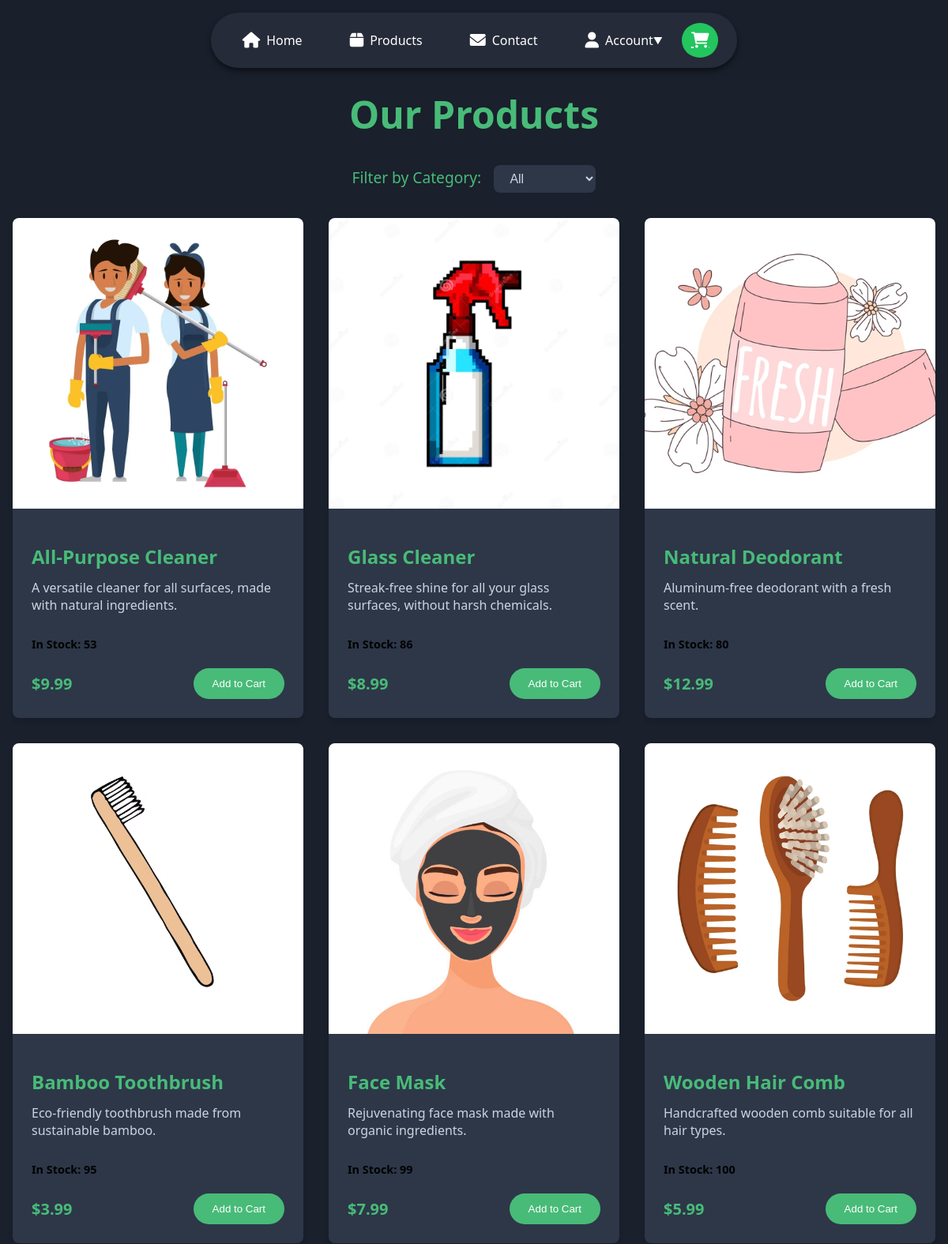
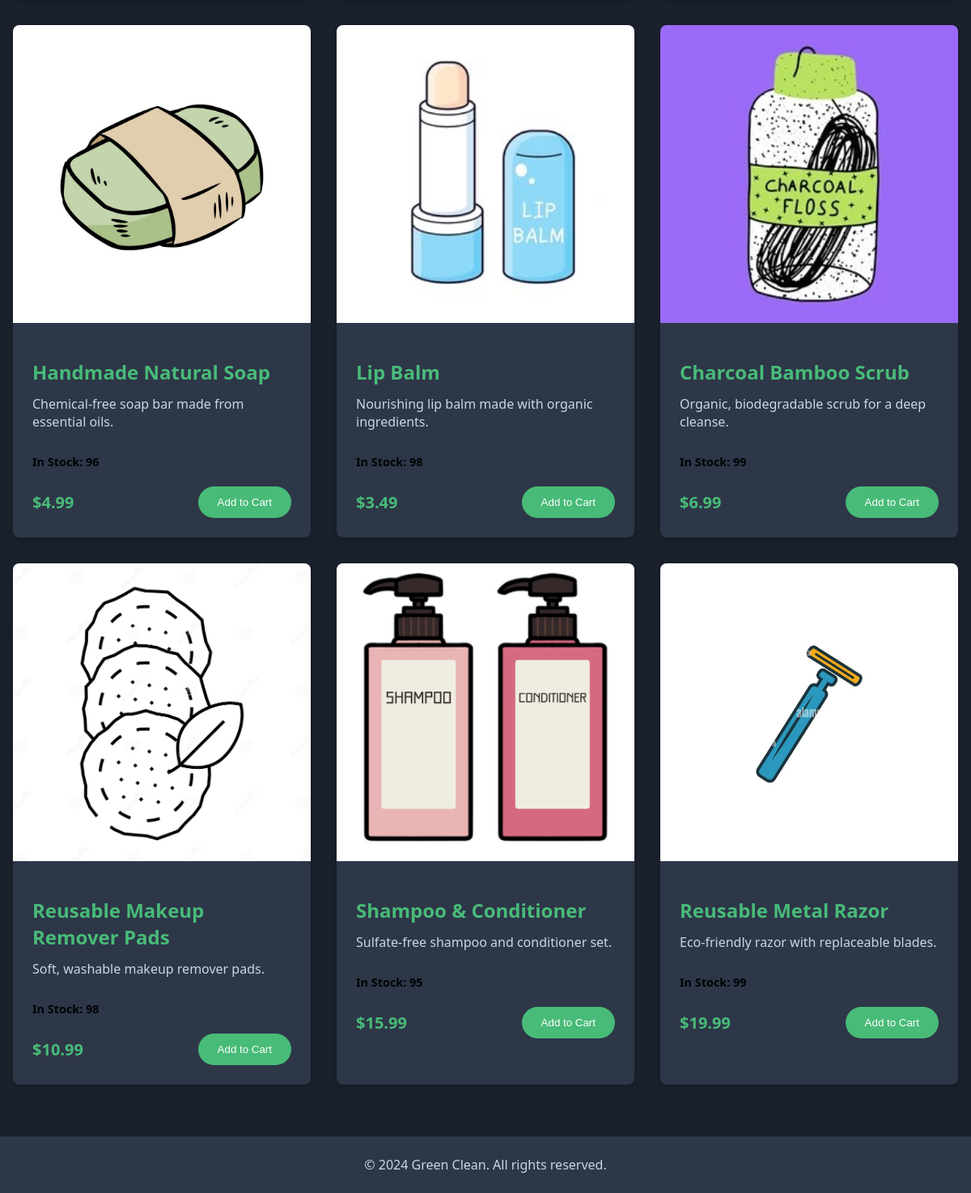
Page /productPage.php on the committed database (2 pictures, top to bottom).
### tables this page shows
CREATE TABLE `products` (
  `id` int(11) NOT NULL,
  `name` varchar(100) NOT NULL,
  `description` text DEFAULT NULL,
  `price` decimal(10,2) NOT NULL,
  `image_url` varchar(255) DEFAULT NULL,
  `category` varchar(50) DEFAULT NULL,
  `stock` int(11) DEFAULT 0,
  `created_at` timestamp NOT NULL DEFAULT current_timestamp(),
  `updated_at` timestamp NOT NULL DEFAULT current_timestamp() ON UPDATE current_timestamp()
);

### productPage.php (the view, shortened to what this page needs)
<?php
require_once 'includes/config.php';
$base_url = "http://localhost/greenclean/";
try {
    $stmt = $pdo->prepare("SELECT id, name, price, description, image_url, category, stock FROM products WHERE stock > 0");
    $stmt->execute();
    $products = $stmt->fetchAll(PDO::FETCH_ASSOC);
} catch (PDOException $e) {
    error_log("Error fetching products: " . $e->getMessage());
    $products = [];
}
?>
<!DOCTYPE html>
<html lang="en">
<head>
    <link rel="stylesheet" href="css/productPage.css?v=1.1">
</head>
<body>
    <?php include 'navbar.php'; ?>
    <main class="main">
        <div class="container">
            <h1 class="page-title">Our Products</h1>
            <div class="category-selection">
                <label for="category-select">Filter by Category:</label>
                <select id="category-select" onchange="filterCategory(this.value)">
                    <option value="all">All</option>
                </select>
            </div>
            <div class="products-grid">
                <?php foreach ($products as $product): ?>
                    <div class="product-card" data-category="<?= htmlspecialchars($product['category']) ?>">
                        <div class="product-image-container">
                            <img src="<?= $base_url . htmlspecialchars($product['image_url']) ?>"
                                alt="<?= htmlspecialchars($product['name']) ?>"
                                class="product-image">
                        </div>
                        <div class="product-content">
                            <h2 class="product-title"><?= htmlspecialchars($product['name']) ?></h2>
                            <p class="product-description"><?= htmlspecialchars($product['description']) ?></p>
                            <p class="product-stock">In Stock: <?= htmlspecialchars($product['stock']) ?></p>
                            <div class="product-footer">
                                <span class="product-price">$<?= number_format($product['price'], 2) ?></span>
                                <button onclick="addToCart(<?= $product['id'] ?>)"
                                        class="add-to-cart-btn"
                                        id="btn-<?= $product['id'] ?>">
                                    Add to Cart
                                </button>
                            </div>
                        </div>
                    </div>
                <?php endforeach; ?>
            </div>
        </div>
    </main>
    <footer class="footer">© 2024 Green Clean. All rights reserved.</footer>
</body>
</html>

### navbar.php (shortened to what this page needs)
<!DOCTYPE html>
<html lang="en">
<head>
    <link rel="stylesheet" href="css/navbar.css">
    <link rel="stylesheet" href="https://cdnjs.cloudflare.com/ajax/libs/font-awesome/6.0.0-beta3/css/all.min.css">
</head>
<body>
    <nav class="navbar">
        <div class="navbar-container">
            <div class="nav-links">
                <a href="homePage.php" class="nav-link" data-page="home">
                    <i class="fas fa-home icon"></i>
                    <span>Home</span>
                </a>
                <a href="productPage.php" class="nav-link" data-page="products">
                    <i class="fas fa-box icon"></i>
                    <span>Products</span>
                </a>
                <a href="contactPage.php" class="nav-link" data-page="contact">
                    <i class="fas fa-envelope icon"></i>
                    <span>Contact</span>
                </a>
                <div class="account-dropdown">
                    <div class="nav-link">
                        <i class="fas fa-user icon"></i>
                        <span>Account</span>
                    </div>
                </div>
                <a href="cartPage.php" class="cart-link">
                    <i class="fas fa-shopping-cart icon"></i>
                </a>
            </div>
        </div>
    </nav>
</body>
</html>

### css/productPage.css (style rules this page uses)
body { margin: 0; font-family: system-ui, -apple-system, sans-serif; background-color: #1a202c; color: white; display: flex; flex-direction: column; min-height: 100vh; }
.main { flex-grow: 1; padding-top: 4rem; }
.container { max-width: 1200px; margin: 0 auto; padding: 0 1rem; }
.page-title { font-size: 2.5rem; color: #48bb78; text-align: center; margin-bottom: 2rem; font-weight: 600; }
.products-grid { display: grid; grid-template-columns: repeat(1, 1fr); gap: 2rem; }
.product-card { background-color: #2d3748; border-radius: 0.5rem; overflow: hidden; display: flex; flex-direction: column; box-shadow: 0 4px 6px rgba(0, 0, 0, 0.1); transition: transform 0.2s ease; }
.product-image-container { position: relative; width: 100%; padding-top: 100%; }
.product-image { position: absolute; top: 0; left: 0; width: 100%; height: 100%; object-fit: cover; }
.product-content { padding: 1.5rem; display: flex; flex-direction: column; }
.product-title { color: #48bb78; font-size: 1.5rem; margin-bottom: 0.75rem; }
.product-description { color: #cbd5e0; margin: 0 0 1.5rem; flex-grow: 1; }
.product-footer { display: flex; justify-content: space-between; align-items: center; padding-top: 1rem; }
.product-price { font-size: 1.25rem; font-weight: 700; color: #48bb78; }
.add-to-cart-btn { background-color: #48bb78; color: white; padding: 0.75rem 1.5rem; border-radius: 9999px; border: none; cursor: pointer; font-weight: 500; transition: background-color 0.2s ease, transform 0.2s ease; }
.product-stock { font-weight: bold; color: #000000; font-size: 0.9em; margin: 5px 0; }
.footer { background-color: #2d3748; color: #cbd5e0; padding: 1.5rem 0; text-align: center; margin-top: 4rem; }
.category-selection { text-align: center; margin-bottom: 2rem; }
.category-selection label { font-size: 1.2rem; color: #48bb78; margin-right: 0.75rem; }
.category-selection select { padding: 0.5rem 1rem; border-radius: 0.5rem; border: none; background-color: #2d3748; color: #cbd5e0; font-size: 1rem; transition: box-shadow 0.2s ease; cursor: pointer; }
@media (min-width: 768px) { .products-grid { grid-template-columns: repeat(2, 1fr); } }
@media (min-width: 1024px) { .products-grid { grid-template-columns: repeat(3, 1fr); } }
@media (min-width: 1024px) { .main { padding-top: 5rem; } }
@media (min-width: 1024px) { .page-title { font-size: 3rem; } }

### css/navbar.css (style rules this page uses)
:root { --nav-item-bg: rgba(42, 47, 62, 0.8); --nav-text: #ffffff; --cart-bg: #22c55e; --navbar-bg: rgba(26, 32, 44, 0.95); }
.navbar { position: fixed; top: 0; left: 0; width: 100%; padding: 1rem 0; z-index: 100; background: var(--navbar-bg); backdrop-filter: blur(8px); }
.navbar-container { max-width: 1200px; margin: 0 auto; padding: 0 1rem; }
.nav-links { background-color: var(--nav-item-bg); border-radius: 50px; padding: 0.5rem; display: flex; align-items: center; width: fit-content; margin: 0 auto; box-shadow: 0 4px 6px rgba(0, 0, 0, 0.5); }
.nav-link { display: flex; align-items: center; gap: 0.5rem; padding: 0.75rem 1.25rem; color: var(--nav-text); text-decoration: none; border-radius: 25px; transition: all 0.2s ease; }
.cart-link { display: flex; align-items: center; justify-content: center; background-color: var(--cart-bg); color: var(--nav-text); padding: 0.75rem; border-radius: 50%; transition: all 0.2s ease; margin-right: 0.25rem; }
.account-dropdown { position: relative; display: inline-block; }
.account-dropdown .nav-link { cursor: pointer; padding: 0.75rem 1.5rem; position: relative; }
.account-dropdown .nav-link::after { content: '▼'; font-size: 0.75rem; position: absolute; right: 0.75rem; top: 50%; transform: translateY(-50%); }
.account-dropdown::after { content: ''; position: absolute; height: 0.5rem; left: 0; right: 0; bottom: -0.5rem; }
.icon { font-size: 1.25rem; color: var(--nav-text); }
@media (min-width: 1024px) { .nav-links { gap: 0.75rem; padding: 0.625rem; padding-left: 1rem; padding-right: 1rem; } }
@media (min-width: 1024px) { .nav-link { padding: 0.875rem 1.5rem; } }
@media (min-width: 1024px) { .cart-link { margin-right: 0.5rem; } }

### rows in the picture
products: image_url (picture), name "All-Purpose Cleaner", description "A versatile cleaner for all surfaces, made with natural ingredients.", stock "53", price "9.99"
products: image_url (picture), name "Glass Cleaner", description "Streak-free shine for all your glass surfaces, without harsh chemicals.", stock "86", price "8.99"
products: image_url (picture), name "Natural Deodorant", description "Aluminum-free deodorant with a fresh scent.", stock "80", price "12.99"
products: image_url (picture), name "Bamboo Toothbrush", description "Eco-friendly toothbrush made from sustainable bamboo.", stock "95", price "3.99"
products: image_url (picture), name "Face Mask", description "Rejuvenating face mask made with organic ingredients.", stock "99", price "7.99"
products: image_url (picture), name "Wooden Hair Comb", description "Handcrafted wooden comb suitable for all hair types.", stock "100", price "5.99"
products: image_url (picture), name "Handmade Natural Soap", description "Chemical-free soap bar made from essential oils.", stock "96", price "4.99"
products: image_url (picture), name "Lip Balm", description "Nourishing lip balm made with organic ingredients.", stock "98", price "3.49"
products: image_url (picture), name "Charcoal Bamboo Scrub", description "Organic, biodegradable scrub for a deep cleanse.", stock "99", price "6.99"
products: image_url (picture), name "Reusable Makeup Remover Pads", description "Soft, washable makeup remover pads.", stock "98", price "10.99"
products: image_url (picture), name "Shampoo & Conditioner", description "Sulfate-free shampoo and conditioner set.", stock "95", price "15.99"
products: image_url (picture), name "Reusable Metal Razor", description "Eco-friendly razor with replaceable blades.", stock "99", price "19.99"
